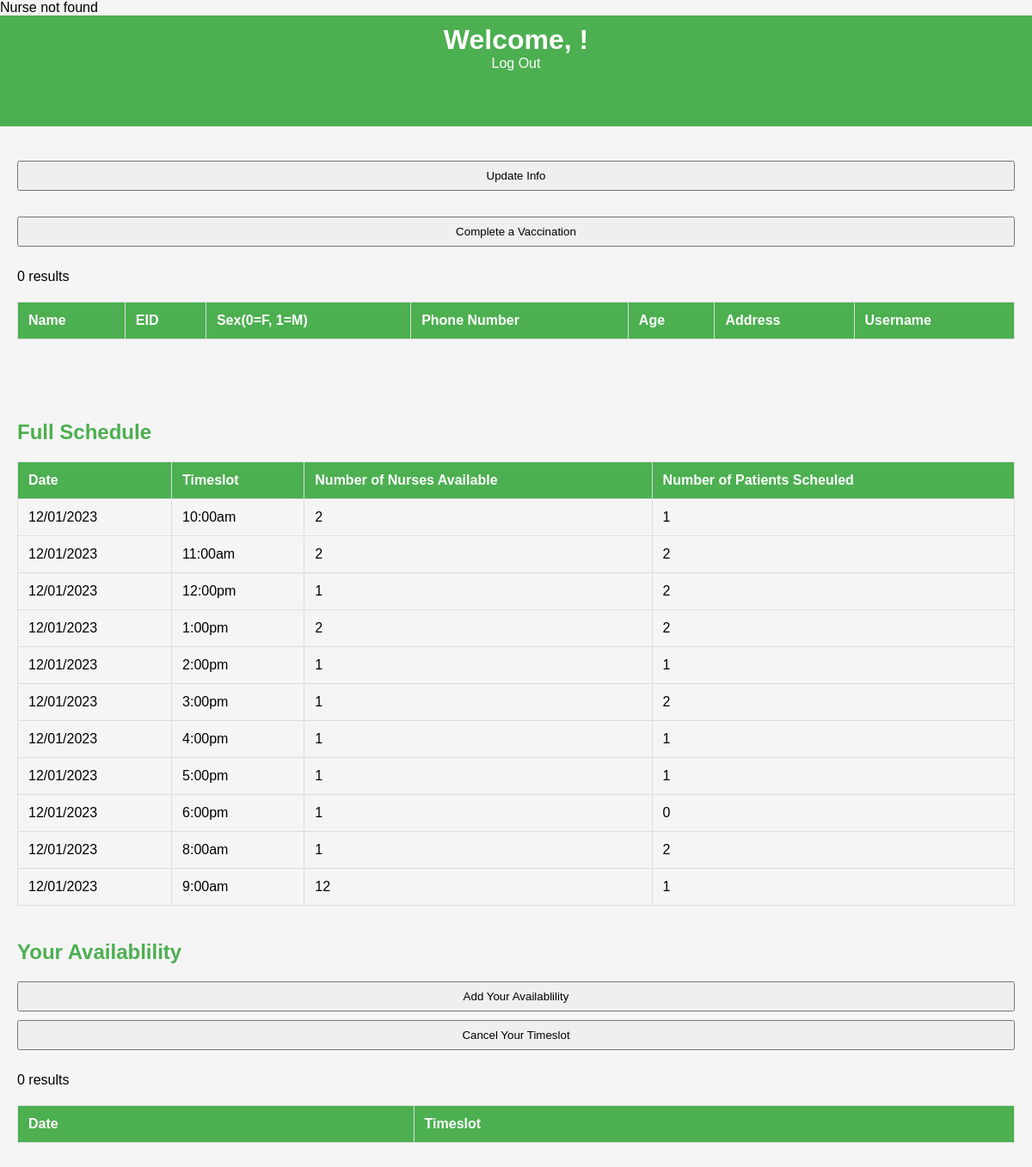
/nurse-home.php (signed in), run on the app's committed database.
### tables this page shows
CREATE TABLE `schedule` (
  `the_date` varchar(20) NOT NULL,
  `time_slot` varchar(20) NOT NULL,
  `num_of_nurses` int(11) NOT NULL,
  `num_of_patients` int(11) NOT NULL
);

### nurse-home.php (the view, shortened to what this page needs)
<html>
    <head>
        <link rel="stylesheet" href="nurse-home.css">
        <?php
            $servername = "localhost";
            $username = "root";
            $password = "";
            $dbname = "final-project-2";
            $conn = new mysqli($servername, $username, $password, $dbname);
            $nurse_name = "";
        ?>
    </head>
    <div class="nurse-home-page">
        <div class="tab-bar">
            <?php echo "<h1>Welcome, $nurse_name!</h1>"?>
            <a href='http://localhost/480-hospital-database'>Log Out</a>
            <br>
            <br>
            <br>
            <br>
        </div>
        <div class="display-options">
            <div class="nurse-display">
                <form method="POST" action="nurse-home.php">
                    <input type="submit" name="update-info" value="Update Info"/>
                </form>
                <form method="POST" action="vaccination_processing.php">
                    <input type="submit" name="do-vaccination" value="Complete a Vaccination"/>
                </form>
                <table>
                    <tr>
                        <th>Name</th>
                        <th>EID</th>
                        <th>Sex(0=F, 1=M)</th>
                        <th>Phone Number</th>
                        <th>Age</th>
                        <th>Address</th>
                        <th>Username</th>
                    </tr>
                </table>
                <br>
                <br>
                <br>
            </div>
            <div class="scheduling-display">
                <h2>Full Schedule</h2>
                <table>
                    <tr>
                        <th>Date</th>
                        <th>Timeslot</th>
                        <th>Number of Nurses Available</th>
                        <th>Number of Patients Scheuled</th>
                    </tr>
                    <?php
                    $stmt = "SELECT * FROM schedule";
                    $result = $conn->query($stmt);
                    if ($result->num_rows > 0) {
                        while($row = $result->fetch_assoc()) {
                            echo "
                            <tr>
                                <td>" . $row["the_date"]. "</td>
                                <td>" . $row["time_slot"]. "</td>
                                <td>" . $row["num_of_nurses"]. "</td>
                                <td>" . $row["num_of_patients"]. "</td>
                            </tr>";
                        }
                    } else {
                        echo "0 results";
                    }
                    ?>
                </table>
            </div>
            <div class="scheduling-display">
                <h2>Your Availablility</h2>
                <form method="POST" action="nurse-availability-scheduling.php">
                    <input type="submit" name="add-availability" value="Add Your Availablility"/>
                    <input type="submit" name="cancel-availability" value="Cancel Your Timeslot"/>
                </form>
                <table>
                    <tr>
                        <th>Date</th>
                        <th>Timeslot</th>
                    </tr>
                </table>
            </div>
        </div>
    </div>
</html>

### nurse-home.css (style rules this page uses)
.nurse-home-page { max-width: 1200px; margin: 0 auto; }
.tab-bar { background-color: #4CAF50; color: white; padding: 10px; text-align: center; }
.tab-bar h1 { margin: 0; }
.tab-bar a { color: white; text-decoration: none; padding: 10px; margin: 0 10px; }
.display-options { padding: 20px; }
.nurse-display, .scheduling-display { margin-bottom: 40px; }
table { width: 100%; border-collapse: collapse; margin-top: 20px; }
table, th, td { border: 1px solid #ddd; }
th, td { padding: 12px; text-align: left; }
th { background-color: #4CAF50; color: white; }
h2 { color: #4CAF50; }
form { margin-top: 20px; }
label, input, button { margin-bottom: 10px; }
input[type="text"], input[type="password"], input[type="submit"] { width: 100%; padding: 8px; box-sizing: border-box; }

### data on the page
schedule: the_date "12/01/2023", time_slot "10:00am", num_of_nurses "2", num_of_patients "1"
schedule: the_date "12/01/2023", time_slot "11:00am", num_of_nurses "2", num_of_patients "2"
schedule: the_date "12/01/2023", time_slot "12:00pm", num_of_nurses "1", num_of_patients "2"
schedule: the_date "12/01/2023", time_slot "1:00pm", num_of_nurses "2", num_of_patients "2"
schedule: the_date "12/01/2023", time_slot "2:00pm", num_of_nurses "1", num_of_patients "1"
schedule: the_date "12/01/2023", time_slot "3:00pm", num_of_nurses "1", num_of_patients "2"
schedule: the_date "12/01/2023", time_slot "4:00pm", num_of_nurses "1", num_of_patients "1"
schedule: the_date "12/01/2023", time_slot "5:00pm", num_of_nurses "1", num_of_patients "1"
schedule: the_date "12/01/2023", time_slot "6:00pm", num_of_nurses "1", num_of_patients "0"
schedule: the_date "12/01/2023", time_slot "8:00am", num_of_nurses "1", num_of_patients "2"
schedule: the_date "12/01/2023", time_slot "9:00am", num_of_nurses "12", num_of_patients "1"
